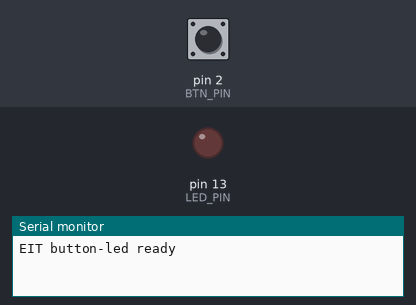
A sketch run on a simulated Arduino Uno, built with avr-gcc and run on an emulated ATmega328P. Shown: output pins drawn as LEDs (lit = HIGH), the last lines printed to the serial monitor. Inputs (shaded band) come from the test bench; at power-on: pin 2 (BTN_PIN) HIGH.

Above: at 1.2 s.
1.3 s: pin 2 (BTN_PIN) pulled LOW for 0.15 s
At 1.7 s:
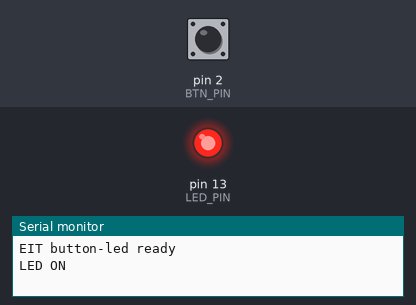
2.9 s: pin 2 (BTN_PIN) pulled LOW for 1 s
At 4.1 s:
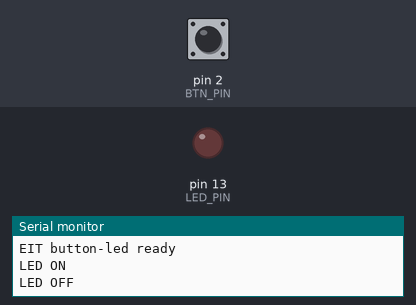
5.4 s: pin 2 (BTN_PIN) pulled LOW for 3.2 s
At 6.0 s:
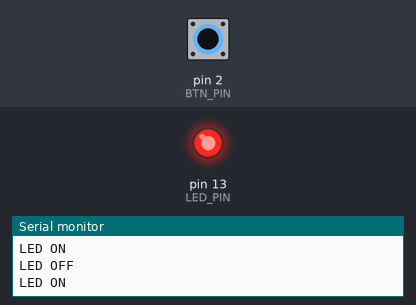
Timing chart, 0 to 8.4 s (numbered marks = the images above; inputs shaded):
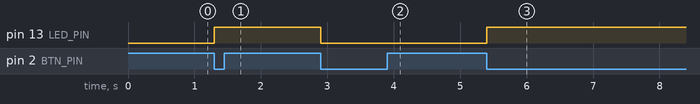

The sketch:

sketch.ino
```cpp
// EI TOKEN 案例 · 按键开关灯
// 按一下灯亮，再按一下灯灭
// 适用：Arduino Uno / Arduino Nano / ESP32 DevKit / ESP32-S3 DevKitC

#if defined(CONFIG_IDF_TARGET_ESP32S3)
const int BTN_PIN = 4;
const int LED_PIN = 2;
#elif defined(ESP32)
const int BTN_PIN = 4;
const int LED_PIN = 2;
#else
const int BTN_PIN = 2;
const int LED_PIN = 13;
#endif

bool ledOn = false;
int lastState = HIGH;
unsigned long lastChange = 0;

void setup() {
  Serial.begin(115200);
  pinMode(BTN_PIN, INPUT_PULLUP);   // 内部上拉：没按是 HIGH，按下是 LOW
  pinMode(LED_PIN, OUTPUT);
  Serial.println("EIT button-led ready");
}

void loop() {
  int s = digitalRead(BTN_PIN);
  if (s != lastState && millis() - lastChange > 40) {   // 40ms 消抖
    lastChange = millis();
    lastState = s;
    if (s == LOW) {
      ledOn = !ledOn;
      digitalWrite(LED_PIN, ledOn ? HIGH : LOW);
      Serial.println(ledOn ? "LED ON" : "LED OFF");
    }
  }
}
```

Measured:
- after the input at 1.3 s, pin 13 (LED_PIN): LOW → HIGH at once
- after the input at 2.9 s, pin 13 (LED_PIN): HIGH → LOW at once
- after the input at 5.4 s, pin 13 (LED_PIN): LOW → HIGH at once
